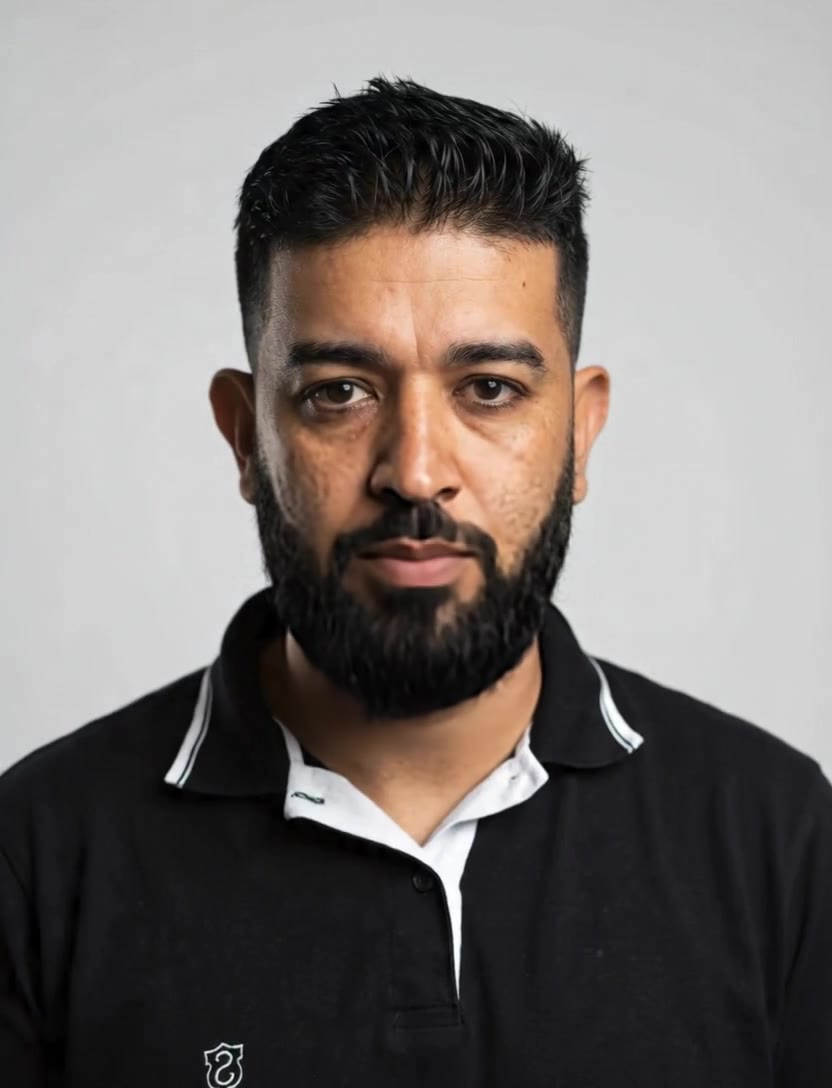
#> input picture videos/consta_nos_autos_operacao_prato/composicao/0304.jpg, 832 x 1088 px
$ python cutout.py 0304.jpg host.png
#> lines starting #> are read from the running program, lines starting #| are printed output that depends on the picture; after the words box and inside, x2 and y2 are one past the last pixel; in counts of white or black regions, pixels touching at a corner belong together
import sys, numpy as np
from PIL import Image, ImageFilter
from scipy import ndimage as nd
def cut(src, dst):
#> called with src = '0304.jpg', dst = 'host.png'
    im=np.asarray(Image.open(src).convert('RGB')).astype(np.float32)
    mx=im.max(2); mn=im.min(2); sat=(mx-mn)
    bg=(mx>150)&(sat<28)
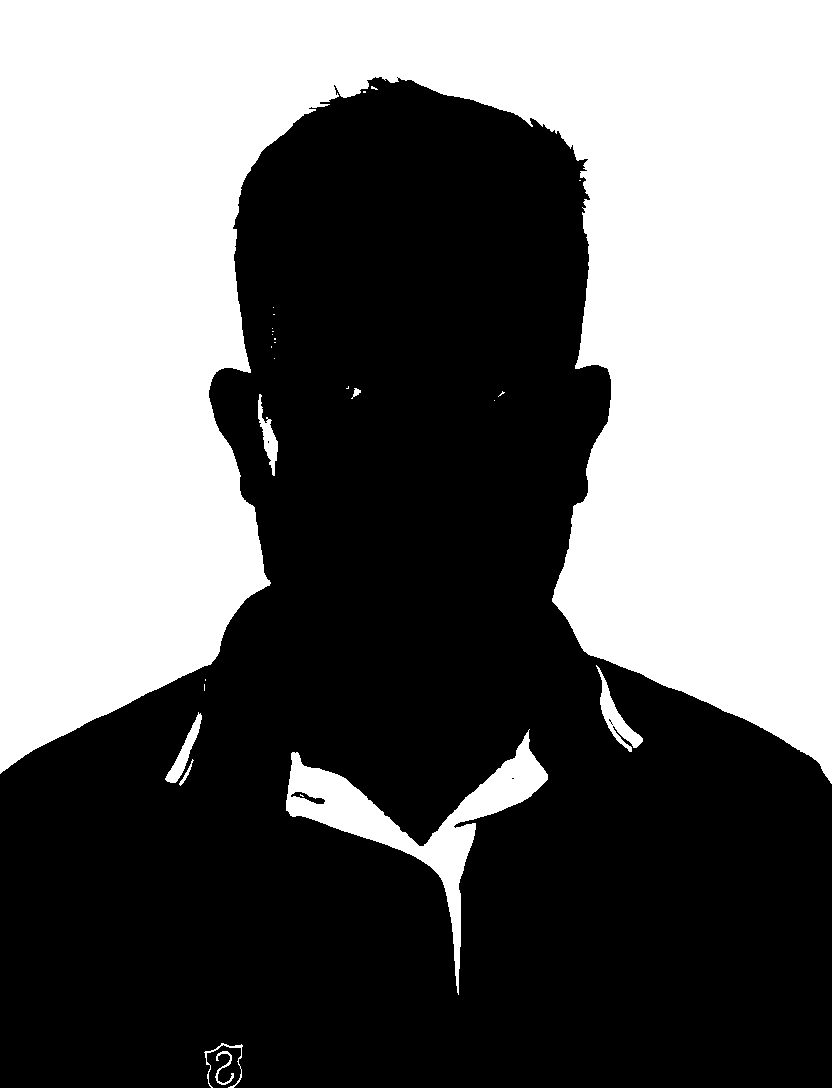
#> bg: shape (1088, 832) bool; 44% white; 27 white regions (18 under 20 px), largest, box (x1, y1, x2, y2) and area: (0, 0, 832, 784) 383501, (286, 729, 548, 995) 12069, (596, 665, 643, 752) 1073
    lab,n=nd.label(bg)
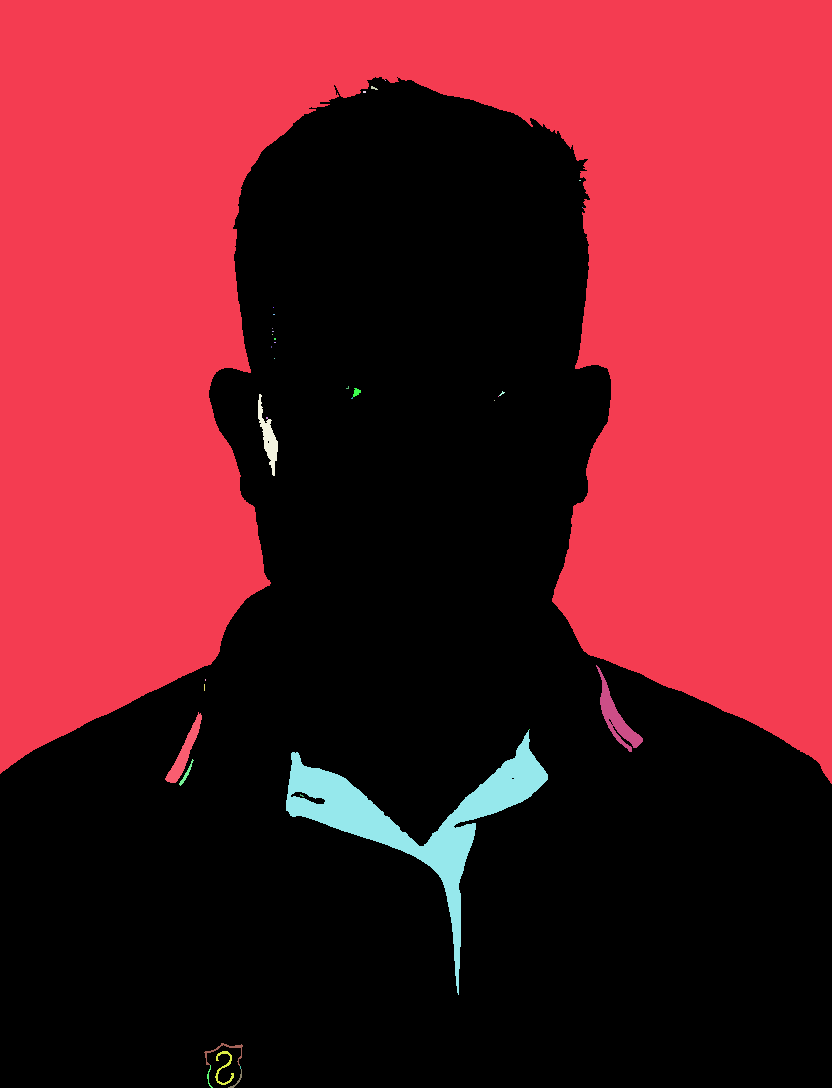
#> lab: shape (1088, 832) int32; 37 distinct labels, from 0 to 36; one colour per label, 0 black
#> n = 36
    border=set(np.unique(np.concatenate([lab[0],lab[-1],lab[:,0],lab[:,-1]])))-{0}
#> border = 3 items
    bgc=np.isin(lab,list(border))
#> bgc: shape (1088, 832) bool; 42.4% white; 3 white regions, box (x1, y1, x2, y2) and area: (0, 0, 832, 784) 383499, (228, 1069, 242, 1088) 42, (207, 1065, 213, 1088) 34
    fg=~bgc
    fg=nd.binary_fill_holes(nd.binary_opening(fg,iterations=2))
#> fg: shape (1088, 832) bool; 57.6% white; 5 black regions (2 under 20 px), largest, box (x1, y1, x2, y2) and area: (0, 0, 832, 784) 383646, (228, 1069, 242, 1088) 48, (207, 1065, 213, 1088) 40
    # keep largest fg component
    l2,n2=nd.label(fg);
#> n2 = 1
    if n2>1:
        sz=nd.sum(fg,l2,range(1,n2+1)); fg=l2==(np.argmax(sz)+1)
    a=Image.fromarray((fg*255).astype(np.uint8)).filter(ImageFilter.MinFilter(3)).filter(ImageFilter.GaussianBlur(1.6))
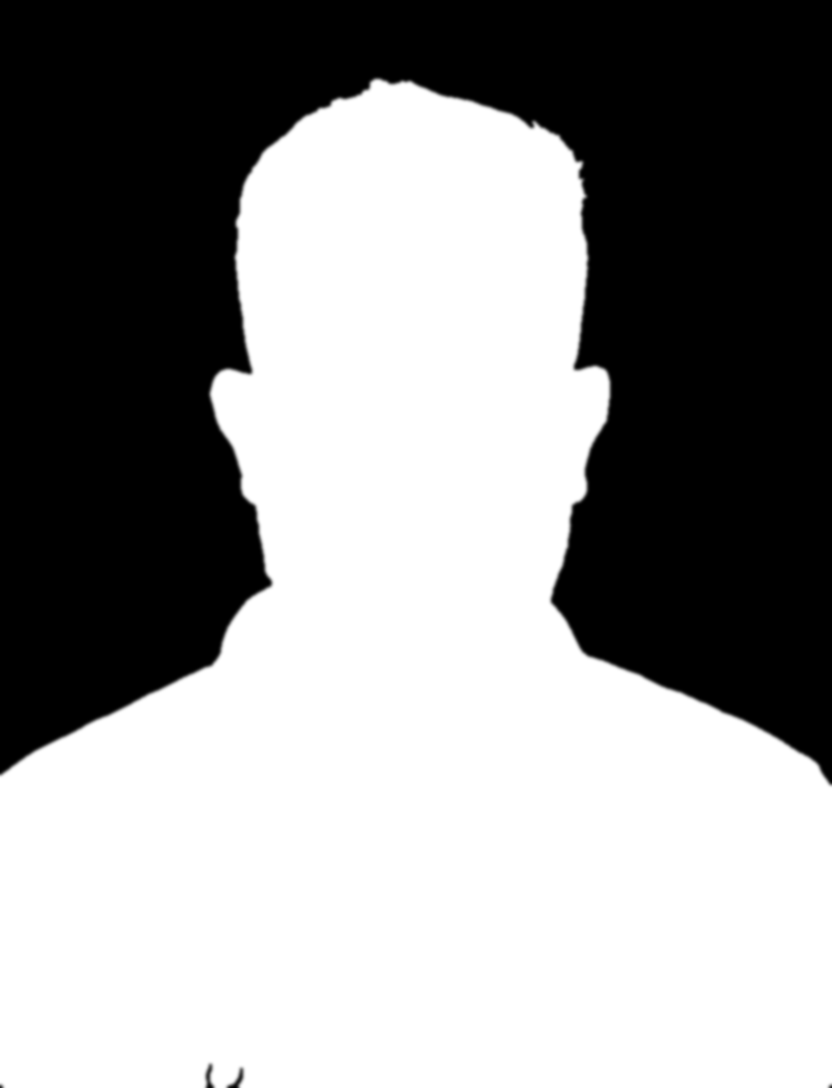
#> a: PIL image 832x1088 L; min 0, max 255, mean 146.1
    # despill: darken light fringe
    rgba=Image.open(src).convert('RGB'); rgba.putalpha(a); rgba.save(dst)
#> in cut, rgba is the input picture: PIL image 832x1088 RGB; mean R, G, B 124.6, 118.5, 115.8
#> after `rgba.putalpha(a)`:
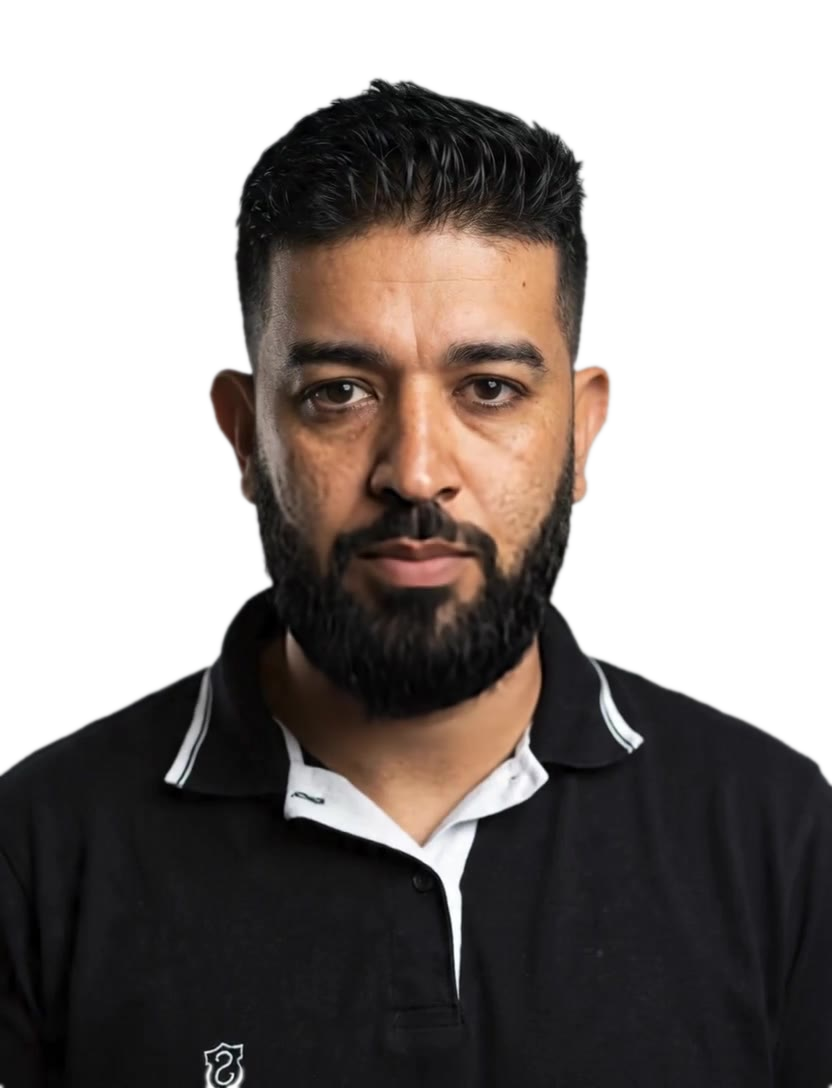
#> rgba: PIL image 832x1088 RGBA; mean R, G, B, A 124.6, 118.5, 115.8, 146.1; transparent parts drawn white
if __name__=='__main__': cut(sys.argv[1],sys.argv[2])
